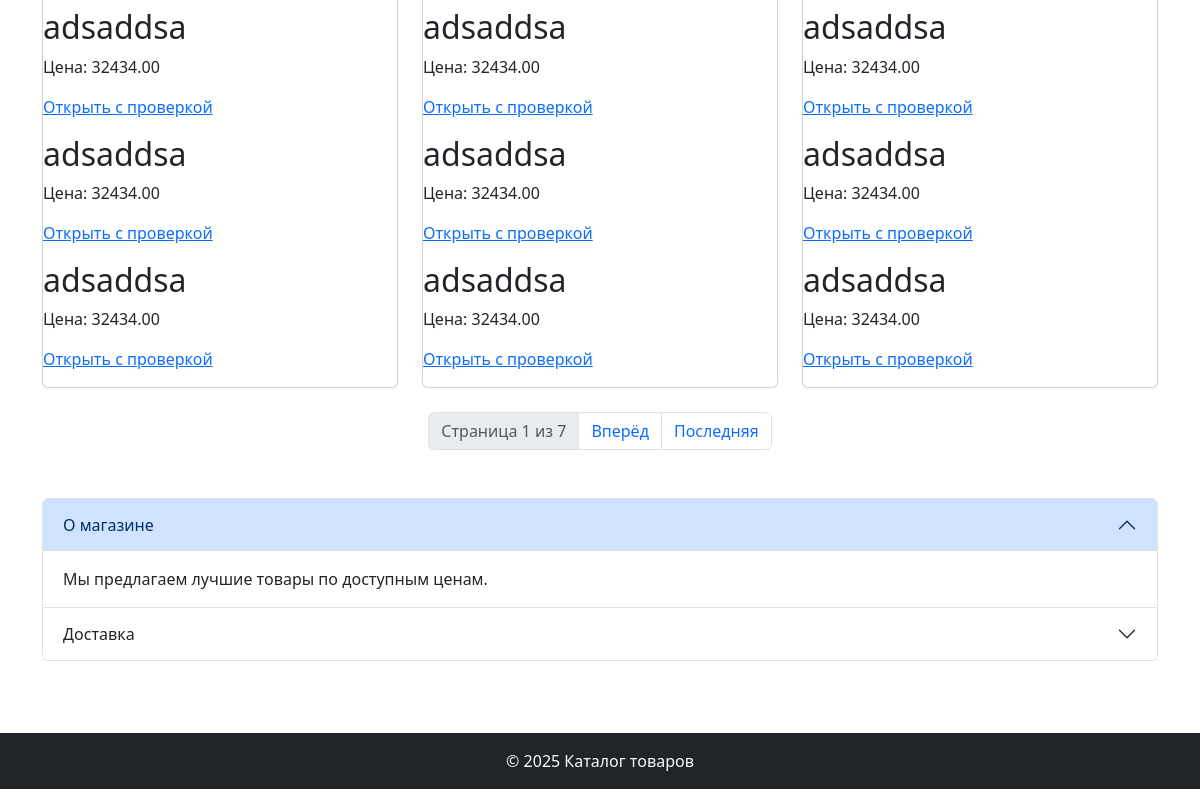
The page /shop/list/ (lower part) on the database as committed earlier.
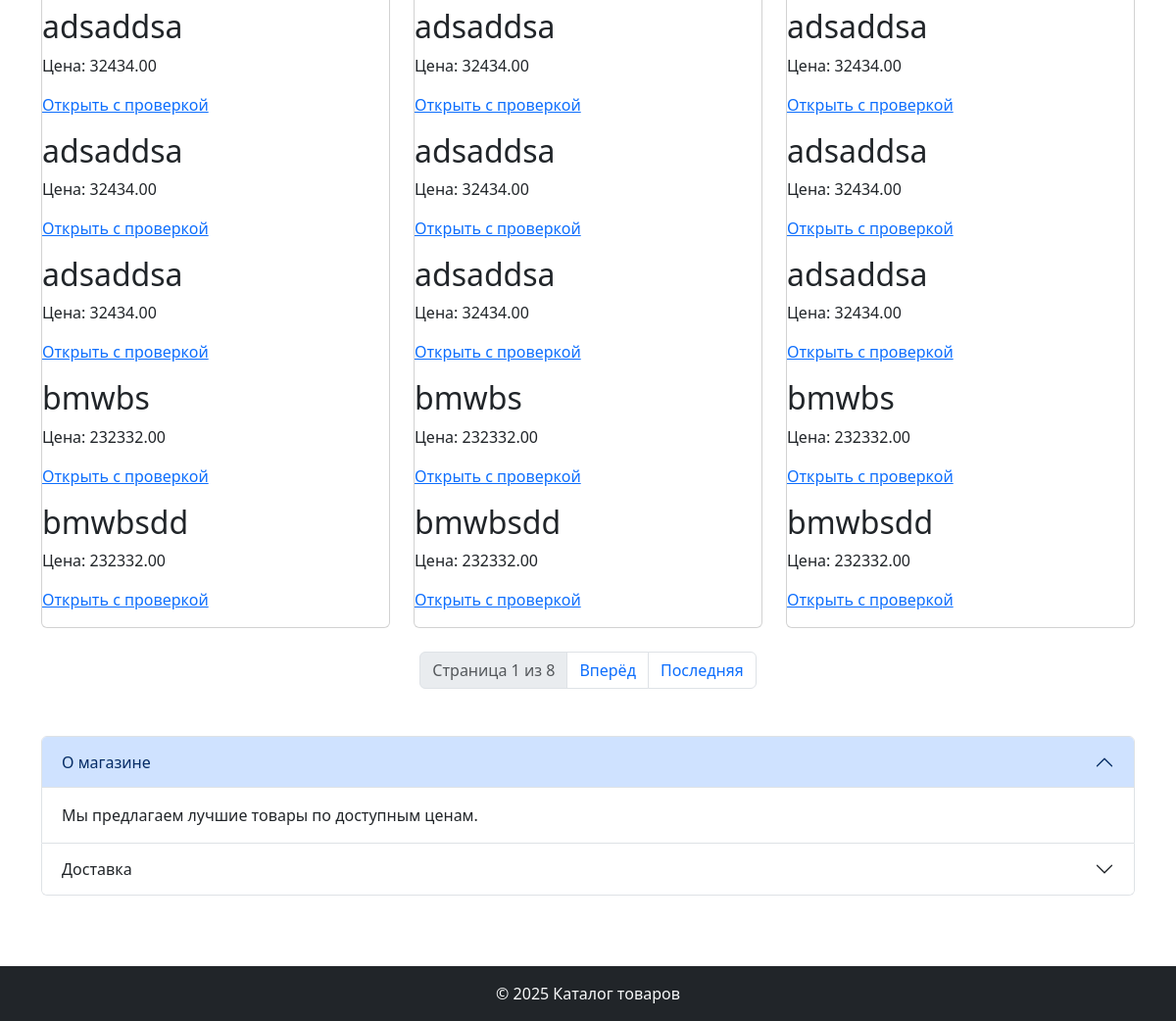
The same page on the database as committed later.
### shop/models.py (models this page shows, shortened)
class Product(models.Model):
    title = models.CharField(max_length=30, verbose_name='название')
    description = models.TextField(verbose_name='описание', blank=True)
    price = models.DecimalField(max_digits=10,decimal_places=2, verbose_name='цена')
    available = models.BooleanField(verbose_name='наличие', default=True)
    data_added = models.DateField(auto_now_add=True, verbose_name='дата добавления')
    categories = models.ManyToManyField('Category', related_name='products')
    objects = ProductManager()

### shop/views.py (the view)
# urls.py: path('list/', product_list, name='product_list'),
def product_list(request):
    products = Product.objects.all()
    signed_products = []
    for p in products:
        signed_id = signing.dumps({"id": p.id})
        signed_products.append((p, signed_id))
    paginator = Paginator(products, 3)
    page_number = request.GET.get('page')
    page_obj = paginator.get_page(page_number)
    return render(request, 'products_list.html', {'products': page_obj.object_list, 'page_obj' : page_obj, 'signed_products': signed_products})

### shop/models.py (called while the page is built)
    def get_queryset(self):
        return ProductQuerySet(self.model, using=self._db)

### shop/templates/products_list.html (shortened to what this page needs)
<!DOCTYPE html>
<html>
<head>
    <link href="https://cdn.jsdelivr.net/npm/bootstrap@5.3.2/dist/css/bootstrap.min.css" rel="stylesheet">
</head>
<body class="d-flex flex-column min-vh-100">
<div class="container my-4">
    {% if products %}
        <div class="row g-4">
        {% for product in products %}
            <div class="col-md-4">
                <div class="card h-100">
                    {% for product, signed_id in signed_products %}
                  <div>
                    <h2>{{ product.title }}</h2>
                    <p>Цена: {{ product.price }}</p>
                    <p>
                      <a href="{% url 'check_product' signed_id %}">Открыть с проверкой</a>
                    </p>
                  </div>
                {% endfor %}
                </div>
            </div>
        {% endfor %}
        </div>
        <nav aria-label="Page navigation" class="mt-4">
            <ul class="pagination justify-content-center">
                <li class="page-item disabled">
                    <span class="page-link">Страница {{ page_obj.number }} из {{ page_obj.paginator.num_pages }}</span>
                </li>
                {% if page_obj.has_next %}
                    <li class="page-item"><a class="page-link" href="?page={{ page_obj.next_page_number }}">Вперёд</a></li>
                    <li class="page-item"><a class="page-link" href="?page={{ page_obj.paginator.num_pages }}">Последняя</a></li>
                {% endif %}
            </ul>
        </nav>
    {% else %}
        <div class="alert alert-warning">Товаров пока нет.</div>
    {% endif %}
    <div class="accordion my-5" id="infoAccordion">
      <div class="accordion-item">
        <h2 class="accordion-header">
          <button class="accordion-button" type="button" data-bs-toggle="collapse" data-bs-target="#about">
            О магазине
          </button>
        </h2>
        <div id="about" class="accordion-collapse collapse show" data-bs-parent="#infoAccordion">
          <div class="accordion-body">
            Мы предлагаем лучшие товары по доступным ценам.
          </div>
        </div>
      </div>
      <div class="accordion-item">
        <h2 class="accordion-header">
          <button class="accordion-button collapsed" type="button" data-bs-toggle="collapse" data-bs-target="#delivery">
            Доставка
          </button>
        </h2>
      </div>
    </div>
</div>
<footer class="bg-dark text-light text-center py-3 mt-auto">
  © 2025 Каталог товаров
</footer>
</body>
</html>

Rows that differ between the two databases and show on the page:
added Product: title "bmwbs", price "232332.00"
added Product: title "bmwbsdd", price "232332.00"
Other text that changed with them:
{{ page_obj.paginator.num_pages }}: "7" → "8"
